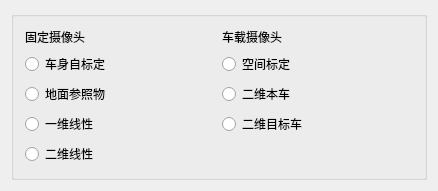
<?xml version="1.0" encoding="UTF-8"?>
<ui version="4.0">
 <class>CMeasuringMethodWnd</class>
 <widget class="QDialog" name="CMeasuringMethodWnd">
  <property name="geometry">
   <rect>
    <x>0</x>
    <y>0</y>
    <width>438</width>
    <height>178</height>
   </rect>
  </property>
  <property name="windowTitle">
   <string>CMeasuringMethodWnd</string>
  </property>
  <layout class="QHBoxLayout" name="horizontalLayout_3">
   <item>
    <widget class="QGroupBox" name="groupBox">
     <property name="title">
      <string/>
     </property>
     <layout class="QHBoxLayout" name="horizontalLayout_2">
      <item>
       <layout class="QHBoxLayout" name="horizontalLayout">
        <item>
         <layout class="QVBoxLayout" name="verticalLayout">
          <item>
           <widget class="QLabel" name="label">
            <property name="text">
             <string>固定摄像头</string>
            </property>
           </widget>
          </item>
          <item>
           <widget class="QRadioButton" name="RBFixCamOneself">
            <property name="text">
             <string>车身自标定</string>
            </property>
           </widget>
          </item>
          <item>
           <widget class="QRadioButton" name="RBFixCamGroundRef">
            <property name="text">
             <string>地面参照物</string>
            </property>
           </widget>
          </item>
          <item>
           <widget class="QRadioButton" name="RBFixCam1D">
            <property name="text">
             <string>一维线性</string>
            </property>
           </widget>
          </item>
          <item>
           <widget class="QRadioButton" name="RBFixCam2D">
            <property name="text">
             <string>二维线性</string>
            </property>
           </widget>
          </item>
          <item>
           <spacer name="verticalSpacer_2">
            <property name="orientation">
             <enum>Qt::Vertical</enum>
            </property>
            <property name="sizeHint" stdset="0">
             <size>
              <width>20</width>
              <height>40</height>
             </size>
            </property>
           </spacer>
          </item>
         </layout>
        </item>
        <item>
         <layout class="QVBoxLayout" name="verticalLayout_2">
          <item>
           <widget class="QLabel" name="label_2">
            <property name="text">
             <string>车载摄像头</string>
            </property>
           </widget>
          </item>
          <item>
           <widget class="QRadioButton" name="RBMovingCamSpace">
            <property name="text">
             <string>空间标定</string>
            </property>
           </widget>
          </item>
          <item>
           <widget class="QRadioButton" name="RBMovingCam2DOneself">
            <property name="text">
             <string>二维本车</string>
            </property>
           </widget>
          </item>
          <item>
           <widget class="QRadioButton" name="RBMovingCam2DTargetVehicle">
            <property name="text">
             <string>二维目标车</string>
            </property>
           </widget>
          </item>
          <item>
           <spacer name="verticalSpacer">
            <property name="orientation">
             <enum>Qt::Vertical</enum>
            </property>
            <property name="sizeHint" stdset="0">
             <size>
              <width>20</width>
              <height>40</height>
             </size>
            </property>
           </spacer>
          </item>
         </layout>
        </item>
       </layout>
      </item>
     </layout>
    </widget>
   </item>
  </layout>
 </widget>
 <layoutdefault spacing="6" margin="11"/>
 <resources/>
 <connections/>
</ui>
